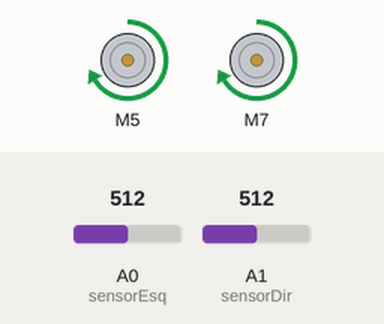
The sketch below on a simulated Arduino Uno, built with avr-gcc and run on an emulated ATmega328P. On the bench: 2 × DC motor (green arrow = forward, orange = backward, longer = faster). Inputs (shaded band) come from the test bench; at power-on: A0 (sensorEsq) = 512, A1 (sensorDir) = 512.

Above: at 1.2 s.
1.3 s: A0 (sensorEsq) set to 716
At 1.92 s:
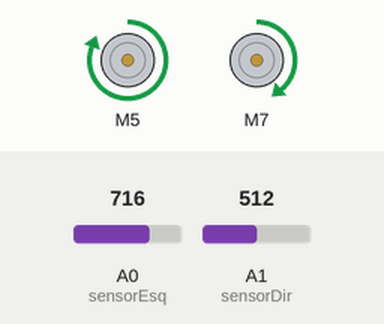
4.3 s: A1 (sensorDir) set to 716
At 5.3 s:
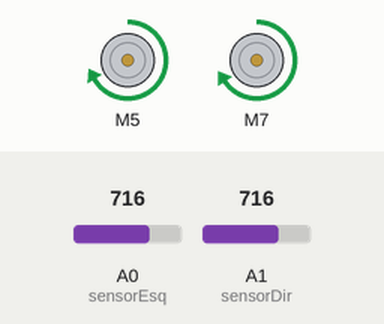
5.8 s: A0 (sensorEsq) set to 511
At 5.96 s:
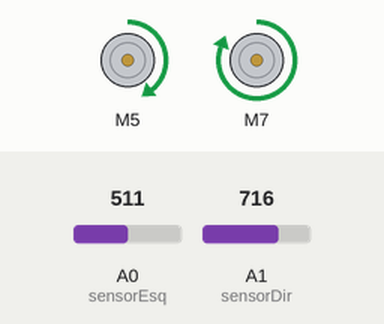
8.8 s: A1 (sensorDir) set to 900
At 9.6 s:
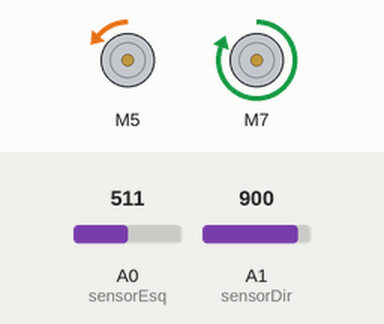
11.8 s: A1 (sensorDir) set to 1023
14.8 s: A0 (sensorEsq) set to 900
Timing chart, 0 to 18.8 s (numbered marks = the images above; inputs shaded):
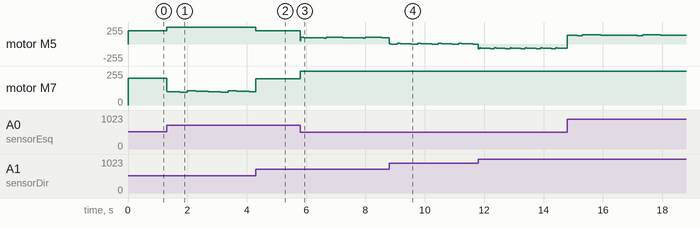

Measured:
- after the input at 4.3 s, motor M5: forward 255/255 → forward 202/255 at once

The sketch:

seguidor_linha_anglo.ino
```cpp
#include <L298N.h>

// Pin definition
const unsigned int EN_A = 3;
const unsigned int IN1_A = 5;
const unsigned int IN2_A = 6;
const unsigned int IN1_B = 7;
const unsigned int IN2_B = 8;
const unsigned int EN_B = 9;
#define sensorEsq A0
#define sensorDir A1

// Initialize both motors
L298N motorEsq(EN_A, IN1_A, IN2_A);
L298N motorDir(EN_B, IN1_B, IN2_B);

//CONSTANTES
#define velocidadeBase 200 //200
int leituraEsq, leituraDir;
float kp = 5.2;  //4.8
float ki = 0.0002; //0.0002
float kd = 2.4; //2.4
int P;
int I =0;
int D;
int erro, correcao;
int ultimoErro = 0;

int velEsq, velDir;

void setup() {
  // put your setup code here, to run once:
}

void loop() {
  // put your main code here, to run repeatedly:
  leituraEsq = map(analogRead(sensorEsq), 0, 1023, 100, 0);
  leituraDir = map(analogRead(sensorDir), 0, 1023, 100, 0);

  //CALCULA O ERRO
  erro = leituraEsq - leituraDir;

  //CALCULA CORRECAO
  P = erro;
  I = I + erro;
  D = erro - ultimoErro;
  ultimoErro = erro;
  correcao = P*kp + I*ki + D*kd;

  velEsq = velocidadeBase - correcao;
  velDir = velocidadeBase + correcao;

  if(velEsq>255) velEsq=255;
  else if(velEsq<-255)velEsq=-255;
  if(velDir>255) velDir=255;
  else if(velDir<-255)velDir=-255;

  motorEsq.setSpeed(abs(velEsq));
  motorDir.setSpeed(abs(velDir));

  if(velEsq>=0){
    motorEsq.forward();
  }else{
    motorEsq.backward();
  }
   if(velDir>=0){
    motorDir.forward();
  }else{
    motorDir.backward();
  }
}
```
